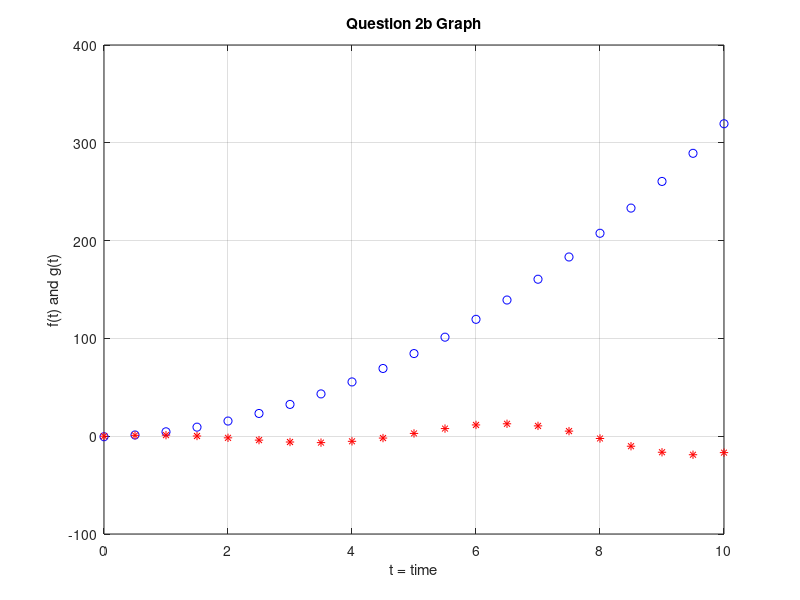

Write MATLAB code to recreate this figure.
%Julia Piascik
%ENGR 200 - Computational Methods 
%Lab 5

%part b - Creating a graph with two functions
t = 0:0.5:10;
f = 3*(t.^2) + (2*t) - 0.5;
g = (2*t).*(cos(t));

plot(t,f,'bo');
hold on 
plot(t,g,'r*');
xlabel('t = time');
ylabel('f(t) and g(t)');
title('Question 2b Graph');
grid on
